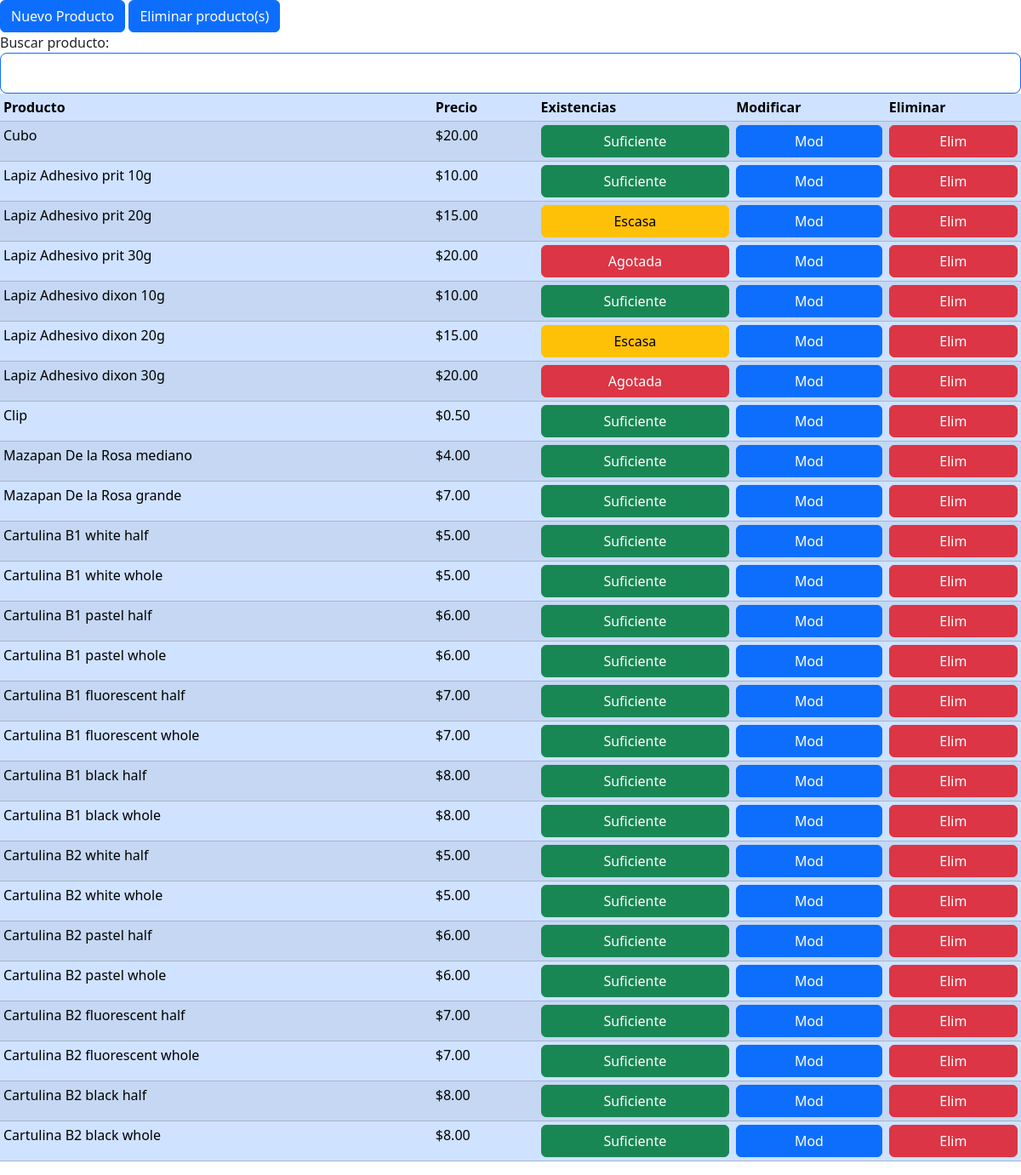
The page / on the database its author committed.
### models.py (models this page shows)
    class BaseModel(Model):
        class Meta:
            database = db

    class Product(BaseModel):
        name = TextField(unique=True)
        class Meta:
            table_name = 'product'

### routes/web.py (the view)
@web_bp.route('/')
def main():
    formatted_variants = []
    query =(
        userdb.ProductVariant.select()
        .where(userdb.ProductVariant.package_content_id.is_null(True))
    )
    headers = ('Producto', 'Precio', 'Existencias')
    for variant in query:
        str_variant = f'{variant.product.name}'
        if variant.brand != dbc.NO_BRAND:
            str_variant += f' {variant.brand}'
        if variant.color != dbc.NO_COLOR:
            str_variant += f' {variant.color}'
        if variant.tamano != dbc.NO_TAMANO:
            str_variant += f' {variant.tamano}'
        fvariant = {
            'str_variant': str_variant,
            'price': f'${variant.price:.2f}',
            'existence': variant.existence.id
        }
        formatted_variants.append(fvariant)
    return render_template('product_list.html',
                           headers=headers,
                           formatted_variants=formatted_variants,
                           existence=existence)

### templates/product_list.html
{% include "page_start.html" %}
<section>
    <button class="btn btn-primary">Nuevo Producto</button>
    <button class="btn btn-primary">Eliminar producto(s)</button>
</section>
<section id="product_list">
    Buscar producto:
    <input id="filter_product_list" type="text"
        class="form-control form-control-lg border-primary">
    <table class="table table-sm table-primary table-striped">
        <thead>
            <tr>
                {% for column in headers %}
                    <th>{{ column }}</th>
                {% endfor %}
                <th>Modificar</th>
                <th>Eliminar</th>
            </tr>
        </thead>
        <tbody>
            {% for fvariant in formatted_variants %}
                <tr>
                    {% for key, val in fvariant.items() %}
                        {% if key != 'existence' %}
                            <td>{{ val }}</td>
                        {% else %}
                            {% if val == existence['plenty'] %}
                                <td>
                                    <button type="button" class="btn btn-success row-button">
                                        Suficiente
                                    </button>
                                </td>
                            {% elif val == existence['scarce'] %}
                                <td>
                                    <button type="button" class="btn btn-warning row-button">
                                        Escasa
                                    </button>
                                </td>
                            {% elif val == existence['depleted'] %}
                                <td>
                                    <button type="button" class="btn btn-danger row-button">
                                        Agotada
                                    </button>
                                </td>
                            {% else %}
                                <td>Error! Existence unknown: {{ val }}</td>
                            {% endif %}
                        {% endif %}
                    {% endfor %}
                    <td>
                        <button type="button"
                                class="row-button btn btn-primary">
                            Mod
                        </button>
                    </td>
                    <td>
                        <button type="button"
                                class="row-button btn btn-danger">
                            Elim
                        </button>
                    </td>
                </tr>
            {% endfor %}
        </tbody>
    </table>
</section>
{% include "page_end.html" %}

### templates/page_start.html (shortened to what this page needs)
<!DOCTYPE html>
<html>
    <head>
        <link rel="stylesheet" href="{{ url_for('static', filename='css/style.css') }}">
        <link href="https://cdn.jsdelivr.net/npm/bootstrap@5.3.3/dist/css/bootstrap.min.css"
          rel="stylesheet">
    </head>
    <body>

### templates/page_end.html (shortened to what this page needs)
    </body>
</html>

### static/css/style.css (style rules this page uses)
.row-button { width: 100%; height: 100%; }

### rows shown on the page
Product: name "Cubo", fvariant "$20.00"
Product: name "Clip", fvariant "$0.50"

### other values the page prints
{{ column }} "Producto" "Precio" "Existencias"
{{ val }} "Lapiz Adhesivo prit 10g" "$10.00" "Lapiz Adhesivo prit 20g" "$15.00" "Lapiz Adhesivo prit 30g" "$20.00" "Lapiz Adhesivo dixon 10g" "$10.00" "Lapiz Adhesivo dixon 20g" "$15.00" "Lapiz Adhesivo dixon 30g" "$20.00" "Mazapan De la Rosa mediano" "$4.00" "Mazapan De la Rosa grande" "$7.00" "Cartulina B1 white half" "$5.00" "Cartulina B1 white whole" "$5.00" "Cartulina B1 pastel half" "$6.00" "Cartulina B1 pastel whole" "$6.00" "Cartulina B1 fluorescent half" "$7.00" "Cartulina B1 fluorescent whole" "$7.00" "Cartulina B1 black half" "$8.00" "Cartulina B1 black whole" "$8.00" "Cartulina B2 white half" "$5.00" "Cartulina B2 white whole" "$5.00" "Cartulina B2 pastel half" "$6.00" "Cartulina B2 pastel whole" "$6.00" "Cartulina B2 fluorescent half" "$7.00" "Cartulina B2 fluorescent whole" "$7.00" "Cartulina B2 black half" "$8.00" "Cartulina B2 black whole" "$8.00"
